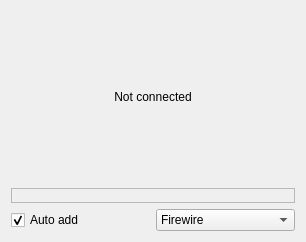
<ui version="4.0" >
 <class>RecMonitor_UI</class>
 <widget class="QWidget" name="RecMonitor_UI" >
  <property name="geometry" >
   <rect>
    <x>0</x>
    <y>0</y>
    <width>306</width>
    <height>242</height>
   </rect>
  </property>
  <layout class="QGridLayout" name="gridLayout_2" >
   <item row="0" column="0" colspan="2" >
    <widget class="QLabel" name="video_frame" >
     <property name="text" >
      <string>Not connected</string>
     </property>
     <property name="alignment" >
      <set>Qt::AlignCenter</set>
     </property>
    </widget>
   </item>
   <item row="1" column="0" colspan="2" >
    <widget class="QFrame" name="control_frame_firewire" >
     <property name="sizePolicy" >
      <sizepolicy vsizetype="Maximum" hsizetype="Preferred" >
       <horstretch>0</horstretch>
       <verstretch>0</verstretch>
      </sizepolicy>
     </property>
     <property name="minimumSize" >
      <size>
       <width>0</width>
       <height>15</height>
      </size>
     </property>
     <property name="frameShape" >
      <enum>QFrame::StyledPanel</enum>
     </property>
     <property name="frameShadow" >
      <enum>QFrame::Raised</enum>
     </property>
    </widget>
   </item>
   <item row="2" column="0" >
    <widget class="QCheckBox" name="autoaddbox" >
     <property name="text" >
      <string>Auto add</string>
     </property>
     <property name="checked" >
      <bool>true</bool>
     </property>
    </widget>
   </item>
   <item row="2" column="1" >
    <widget class="KComboBox" name="device_selector" >
     <item>
      <property name="text" >
       <string>Firewire</string>
      </property>
     </item>
     <item>
      <property name="text" >
       <string>Video4Linux</string>
      </property>
     </item>
    </widget>
   </item>
  </layout>
 </widget>
 <customwidgets>
  <customwidget>
   <class>KComboBox</class>
   <extends>QComboBox</extends>
   <header>kcombobox.h</header>
  </customwidget>
 </customwidgets>
 <resources/>
 <connections/>
</ui>
